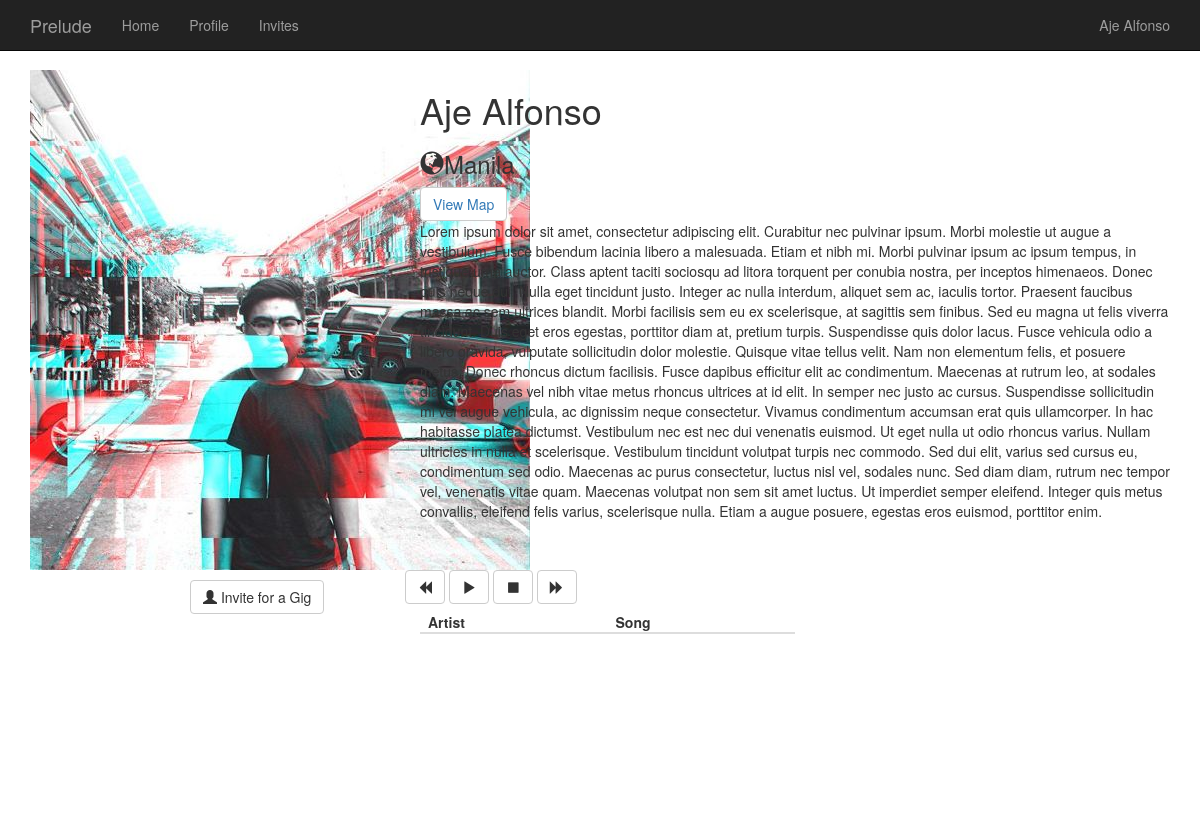
Screenshot of /index.php/songs/openProfile/Aje Alfonso (signed in) with the database file from the repository.
### tables this page shows
CREATE TABLE IF NOT EXISTS `artists` (
  `id` int(10) NOT NULL AUTO_INCREMENT,
  `name` longtext NOT NULL,
  `password` longtext NOT NULL,
  `type` longtext NOT NULL,
  `img` longtext NOT NULL,
  `bio` longtext NOT NULL,
  `location` longtext NOT NULL,
  `coordinates` longtext NOT NULL,
  PRIMARY KEY (`id`)
);

### application/controllers/songs.php (called while the page is built, shortened)
<?php
class Songs extends CI_Controller {
	public function openProfile($artist)
	{
		$artist = urldecode($artist);
		$this->load->helper('url');
		$this->load->model('Artists_model');
		$artistModel = new Artists_model();
		$data = $artistModel->getProfile($artist);
		$this->load->view('profile_view', $data);
	}
}

### index.php (called while the page is built, shortened)
<?php
require_once BASEPATH.'core/CodeIgniter.php';

### application/models/artists_model.php (called while the page is built, shortened)
<?php
class Artists_model extends CI_Model
{
	public function getProfile($artist)
	{
		$this->db->select("name, img, bio, location, coordinates");
		$this->db->where("name", $artist);
		$query = $this->db->get('artists');
		$results = null;
		foreach ($query->result() as $row)
		{
			$results = $row;
		}
		return $results;
	}
}
?>

### application/views/profile_view.php (the view, shortened to what this page needs)
<!DOCTYPE html>
<html lang="en">
<head>
    <link href="<?php echo base_url(); ?>/assets/css/bootstrap.min.css" rel="stylesheet">
    <link href="<?php echo base_url(); ?>/assets/css/4-col-portfolio.css" rel="stylesheet">
        <link rel="stylesheet" type="text/css"
            href="http://js.api.here.com/v3/3.0/mapsjs-ui.css" />
</head>
<body>
    <nav class="navbar navbar-inverse navbar-fixed-top" role="navigation">
        <div class="container">
                <a class="navbar-brand" href="#">Prelude</a>
            <div class="navbar-collapse collapse">
                <ul class="nav navbar-nav navbar-left">
                    <li>
                        <a href="<?php base_url(); ?>/hackup/">Home</a>
                    </li>
                    <?php session_start();
							if(isset($_SESSION['user'])){
								echo "<li><a href='http://localhost/hackup/index.php/songs/openProfile/".$_SESSION['user']."'>Profile</a></li>";
							}
							else
							{
								echo "";
							}
					?>
                    <li>
                        <a href="#">Invites</a>
                    </li>
					</ul>
				<ul class="nav navbar-nav navbar-right">
					<li>
                        <a href="http://localhost/hackup/index.php/login">
							<?php
								if(isset($_SESSION['user'])){
									echo $_SESSION['user'];
								}
								else
								{
									echo "Log-in";
								}
							?>
						</a>
                    </li>
				</ul>
            </div>
        </div>
    </nav>
    <div class="container">
		<div class="row">
			<div class="col-md-4">
				<div class="profilelogo">
					<img src="<?php echo base_url() . "assets/img/avatars/" . $img; ?>.jpg" alt="">
				</div>
			</div>
			<div class="col-md-8">
				<h1 id="artistName"><?php echo $name ?></h1>
				<h3><span class="glyphicon glyphicon-globe"></span><?php echo $location ?></h3>
						<button id='mapButton' type="button" class="btn btn-default btn" data-toggle="modal" data-target="#viewMap">
							<a href="#">View Map</a>
						</button>
				<p><?php echo $bio; ?></p>
			</div>
		</div>
		<div class="row">
			<div class="col-md-4">
				<p>
				<button type="button" class="btn btn-default btn" data-toggle="modal" data-target="#inviteArtist">
						<span class="glyphicon glyphicon-user"></span> Invite for a Gig
				</button>
				</p>
			</div>
			<div class="col-md-8">
				<div class="row">
						<button id='mediaBackward' type="button" class="btn btn-default">
							<span class="glyphicon glyphicon-backward"></span>
						</button>
						<button id='mediaToggle' type="button" class="btn btn-default">
							<span class="glyphicon glyphicon-play"></span>
						</button>
						<button id='mediaStop' type="button" class="btn btn-default">
							<span class="glyphicon glyphicon-stop"></span>
						</button>
						<button id='mediaForward' type="button" class="btn btn-default">
							<span class="glyphicon glyphicon-forward"></span>
						</button>
				</div>
				<table class="table table-striped header-fixed">
						<thead>
							<tr>
								<th>Artist</th>
								<th>Song</th>
							</tr>
						</thead>
						<tbody id='songList'>
						</tbody>
					</table>
			</div>
		</div>
    </div>
</body>
</html>

### assets/css/4-col-portfolio.css (style rules this page uses)
body { padding-top: 70px; }
table { width: 100%; }
thead, tbody, tr, td, th { display: block; }
tr:after { content: ' '; display: block; visibility: hidden; clear: both; }
thead th { height: 30px; }
tbody { height: 120px; overflow-y: auto; }
tbody td, thead th { width: 25%; float: left; }
.profilelogo { text-align: right; }
.profilelogo img { display: inline-block; }
.header-fixed { width: 100% }
.header-fixed > thead, .header-fixed > tbody, .header-fixed > thead > tr, .header-fixed > tbody > tr, .header-fixed > thead > tr > th, .header-fixed > tbody > tr > td { display: block; }
.header-fixed > tbody > tr:after, .header-fixed > thead > tr:after { content: ' '; display: block; visibility: hidden; clear: both; }
.header-fixed > tbody { overflow-y: auto; height: 180px; }
.header-fixed > tbody > tr > td, .header-fixed > thead > tr > th { width: 25%; float: left; }
.col-md-4 p { margin: 0 auto; display: inline-block; padding-left: 160px; padding-top: 10px; }

### application/views/profile_view.php (style rules this page uses)
body { padding-top: 70px; }

### rows the page displays
artists: img (picture), name "Aje Alfonso", location "Manila", bio "Lorem ipsum dolor sit amet, consectetur adipiscing elit. Curabitur nec pulvinar ipsum. Morbi molestie ut augue a vestibulum. Fusce bibendum lacinia libero a malesuada. Etiam et nibh mi. Morbi pulvinar ipsum ac ipsum tempus, in tristique urna auctor. Class aptent taciti sociosqu ad litora torquent per conubia nostra, per inceptos himenaeos. Donec quis neque dui. Nulla eget tincidunt justo. Integer ac nulla interdum, aliquet sem ac, iaculis tortor. Praesent faucibus massa ac sem ultrices blandit. Morbi facilisis sem eu ex scelerisque, at sagittis sem finibus. Sed eu magna ut felis viverra tincidunt. Duis eget eros egestas, porttitor diam at, pretium turpis. Suspendisse quis dolor lacus. Fusce…"

### other values shown
$_SESSION['user'] "Aje Alfonso"
